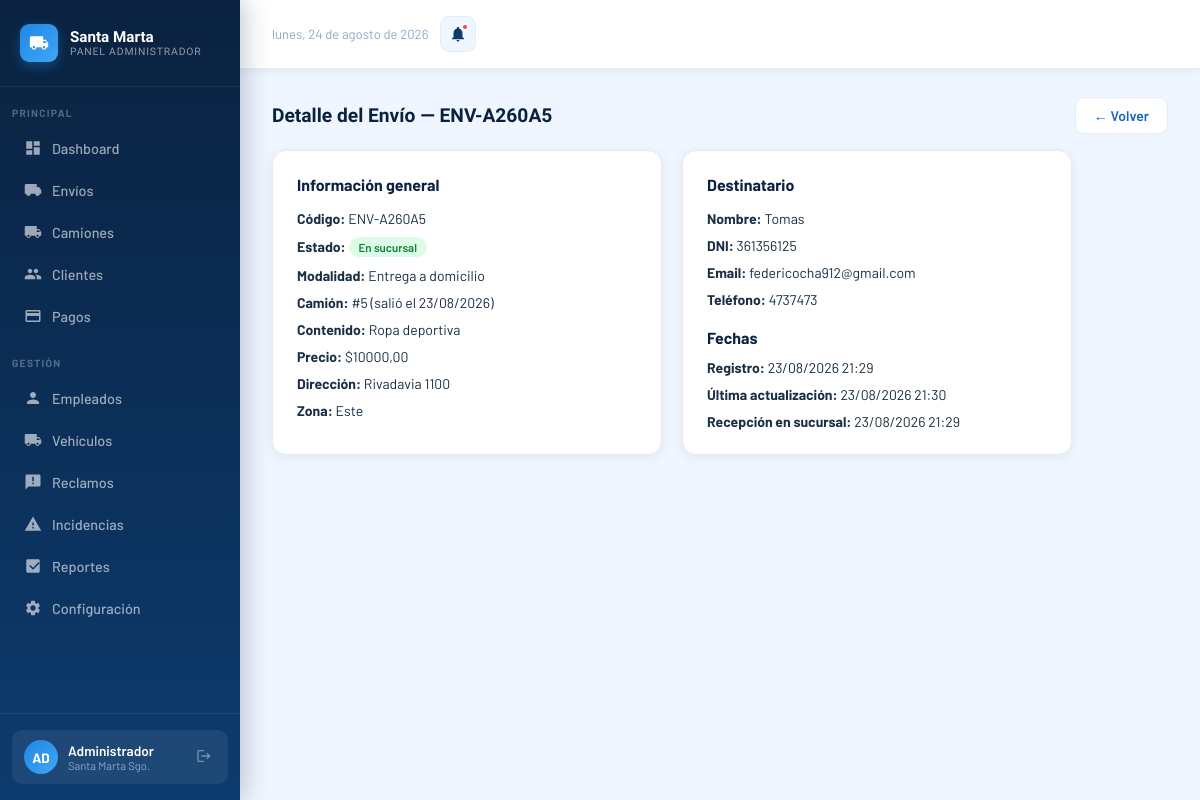
The app's page /administrador/envios/29/ (signed in) with its own data.
### core/models.py (models this page shows, shortened)
class Envio(models.Model):
    ESTADO_CHOICES = [
        ('pendiente', 'Pendiente'),
        ('en_transito', 'En tránsito'),
        ('en_sucursal', 'En sucursal'),
        ('en_reparto', 'En reparto'),
        ('entregado', 'Entregado'),
        ('cancelado', 'Cancelado'),
        ('devuelto', 'Devuelto'),
        ('retenido', 'Retenido'),
        ('extraviado', 'Extraviado'),
    ]
    MODALIDAD_CHOICES = [
        ('domicilio', 'Entrega a domicilio'),
        ('sucursal', 'Retiro en sucursal'),
    ]
    ZONA_CHOICES = [
        ('norte', 'Norte'),
        ('sur', 'Sur'),
        ('este', 'Este'),
        ('oeste', 'Oeste'),
    ]
    codigo = models.CharField(max_length=20, unique=True, editable=False)
    destinatario = models.ForeignKey(Usuario, on_delete=models.PROTECT, related_name='envios')
    despacho = models.ForeignKey(Despacho, on_delete=models.SET_NULL, null=True, blank=True, related_name='envios')
    contenido = models.CharField(max_length=200)
    precio = models.DecimalField(max_digits=10, decimal_places=2)
    estado = models.CharField(max_length=20, choices=ESTADO_CHOICES, default='pendiente')
    modalidad = models.CharField(max_length=20, choices=MODALIDAD_CHOICES)
    direccion_entrega = models.CharField(max_length=200, blank=True)
    zona = models.CharField(max_length=10, choices=ZONA_CHOICES, blank=True)
    fecha_registro = models.DateTimeField(auto_now_add=True)
    fecha_actualizacion = models.DateTimeField(auto_now=True)
    fecha_recepcion = models.DateTimeField(null=True, blank=True)
    fecha_entrega = models.DateTimeField(null=True, blank=True)
    entregado_por = models.ForeignKey(
        Usuario, on_delete=models.SET_NULL, null=True, blank=True, related_name='entregas_realizadas'
    )
    lat = models.FloatField(null=True, blank=True)
    lon = models.FloatField(null=True, blank=True)
    notificado_demora = models.BooleanField(default=False)
    intentos_entrega = models.PositiveSmallIntegerField(default=0)
    ESTADOS_ACTIVOS = ['pendiente', 'en_transito', 'en_sucursal', 'en_reparto']
    UMBRAL_DEMORA_DIAS = 2
    MAX_INTENTOS_ENTREGA = 2
    @property
    def dias_sin_actualizar(self):
        return (timezone.now() - self.fecha_actualizacion).days
    @property
    def esta_demorado(self):
        return self.estado in self.ESTADOS_ACTIVOS and self.dias_sin_actualizar > self.UMBRAL_DEMORA_DIAS

class Despacho(models.Model):
    fecha_salida = models.DateTimeField(auto_now_add=True)
    recepcion_finalizada = models.BooleanField(default=False)
    fecha_recepcion_finalizada = models.DateTimeField(null=True, blank=True)
    @property
    def total_envios(self):
        return self.envios.count()
    @property
    def envios_recibidos(self):
        return self.envios.exclude(estado__in=['pendiente', 'en_transito', 'extraviado']).count()

class Usuario(AbstractUser):
    ROL_CHOICES = [
        ('admin', 'Administrador'),
        ('empleado', 'Empleado'),
        ('cliente', 'Cliente'),
    ]
    rol = models.CharField(max_length=20, choices=ROL_CHOICES)
    dni = models.CharField(max_length=20, unique=True)
    telefono = models.CharField(max_length=20, blank=True)

### administrador/views.py (the view)
# urls.py: path('envios/<int:envio_id>/', views.detalle_envio_view, name='detalle_envio'),
@login_required
def detalle_envio_view(request, envio_id):
    if request.user.rol != 'admin':
        return redirect('inicio')
    try:
        envio = Envio.objects.select_related('destinatario').get(id=envio_id)
    except Envio.DoesNotExist:
        return redirect('admin_dashboard')
    contexto = _contexto_dashboard()
    contexto.update({
        'envio_detalle': envio,
        'envio_pagos': envio.pagos.filter(anulado=False),
        'envio_incidencias': envio.incidencias.all(),
        'mostrar_detalle_envio': True,
    })
    return render(request, 'administrador/dashboard.html', contexto)

### administrador/templates/administrador/dashboard.html (shortened to what this page needs)
{% load l10n %}
<!DOCTYPE html>
<html lang="es">
<head>
</head>
<body>
<aside class="sidebar">
  <div class="sidebar-logo">
    <div class="sidebar-logo-icon">
    </div>
    <div class="sidebar-logo-text">Santa Marta<span>Panel Administrador</span></div>
  </div>
  <div class="sidebar-section">Principal</div>
  <a href="#" class="nav-item active" onclick="showPage('dashboard')">
    <svg viewBox="0 0 24 24" fill="currentColor"><path d="M3 13h8V3H3v10zm0 8h8v-6H3v6zm10 0h8V11h-8v10zm0-18v6h8V3h-8z"/></svg>Dashboard
  </a>
  <a href="#" class="nav-item" onclick="showPage('envios')">
    <svg viewBox="0 0 24 24" fill="currentColor"><path d="M20 8h-3V4H3c-1.1 0-2 .9-2 2v11h2c0 1.66 1.34 3 3 3s3-1.34 3-3h6c0 1.66 1.34 3 3 3s3-1.34 3-3h2v-5l-3-4z"/></svg>Envíos
  </a>
  <a href="#" class="nav-item" onclick="showPage('camiones')">
    Camiones
  </a>
  <a href="#" class="nav-item" onclick="showPage('clientes')">
    Clientes
  </a>
  <a href="#" class="nav-item" onclick="showPage('pagos')">
    <svg viewBox="0 0 24 24" fill="currentColor"><path d="M20 4H4c-1.11 0-2 .89-2 2v12c0 1.11.89 2 2 2h16c1.11 0 2-.89 2-2V6c0-1.11-.89-2-2-2zm0 14H4v-6h16v6zm0-10H4V6h16v2z"/></svg>Pagos
  </a>
  <div class="sidebar-section">Gestión</div>
  <a href="#" class="nav-item" onclick="showPage('empleados')">
    <svg viewBox="0 0 24 24" fill="currentColor"><path d="M12 12c2.21 0 4-1.79 4-4s-1.79-4-4-4-4 1.79-4 4 1.79 4 4 4zm0 2c-2.67 0-8 1.34-8 4v2h16v-2c0-2.66-5.33-4-8-4z"/></svg>Empleados
  </a>
  <a href="#" class="nav-item" onclick="showPage('vehiculos')">
    Vehículos
  </a>
  <a href="#" class="nav-item" onclick="showPage('reclamos')">
    <svg viewBox="0 0 24 24" fill="currentColor"><path d="M20 2H4c-1.1 0-2 .9-2 2v18l4-4h14c1.1 0 2-.9 2-2V4c0-1.1-.9-2-2-2zm-7 9h-2V5h2v6zm0 4h-2v-2h2v2z"/></svg>Reclamos
  </a>
  <a href="#" class="nav-item" onclick="showPage('incidencias')">
    <svg viewBox="0 0 24 24" fill="currentColor"><path d="M1 21h22L12 2 1 21zm12-3h-2v-2h2v2zm0-4h-2v-4h2v4z"/></svg>Incidencias
  </a>
  <a href="#" class="nav-item" onclick="showPage('reportes')">
    <svg viewBox="0 0 24 24" fill="currentColor"><path d="M19 3H5c-1.1 0-2 .9-2 2v14c0 1.1.9 2 2 2h14c1.1 0 2-.9 2-2V5c0-1.1-.9-2-2-2zm-7 14l-5-5 1.41-1.41L12 14.17l7.59-7.59L21 8l-9 9z"/></svg>Reportes
  </a>
  <a href="#" class="nav-item">
    Configuración
  </a>
  <div class="sidebar-footer">
    <div class="user-badge">
      <div class="user-avatar">AD</div>
      <div class="user-info">
        <div class="user-name">Administrador</div>
        <div class="user-role">Santa Marta Sgo.</div>
      </div>
      <form method="POST" action="{% url 'logout' %}">
        <button type="submit" class="logout-btn">
          <svg viewBox="0 0 24 24" fill="currentColor"><path d="M17 7l-1.41 1.41L18.17 11H8v2h10.17l-2.58 2.58L17 17l5-5zM4 5h8V3H4c-1.1 0-2 .9-2 2v14c0 1.1.9 2 2 2h8v-2H4V5z"/></svg>
        </button>
      </form>
    </div>
  </div>
</aside>
<div class="main">
  <div class="topbar">
    <div class="topbar-right">
      <span class="topbar-date" id="topbar-date"></span>
      <div class="notif-btn">
        <svg viewBox="0 0 24 24" fill="currentColor"><path d="M12 22c1.1 0 2-.9 2-2h-4c0 1.1.9 2 2 2zm6-6v-5c0-3.07-1.64-5.64-4.5-6.32V4c0-.83-.67-1.5-1.5-1.5s-1.5.67-1.5 1.5v.68C7.63 5.36 6 7.92 6 11v5l-2 2v1h16v-1l-2-2z"/></svg>
        <div class="notif-dot"></div>
      </div>
    </div>
  </div>
  <div class="content">
    {% if envio_detalle %}
    <div id="page-detalle-envio-{{ envio_detalle.id }}" style="display:none;">
      <div class="section-header">
        <div class="section-title">Detalle del Envío — {{ envio_detalle.codigo }}</div>
        <button class="btn btn-outline" onclick="showPage('envios')">← Volver</button>
      </div>
      <div style="display:grid;grid-template-columns:1fr 1fr;gap:20px;max-width:800px;">
        <div style="background:white;border-radius:14px;padding:24px;box-shadow:0 2px 12px rgba(10,34,64,.07);border:1px solid var(--gray-light);">
          <h3 style="font-size:1rem;font-weight:700;color:var(--blue-dark);margin-bottom:16px;">Información general</h3>
          <div style="display:flex;flex-direction:column;gap:10px;font-size:.875rem;">
            <div><strong>Código:</strong> {{ envio_detalle.codigo }}</div>
            <div><strong>Estado:</strong> <span class="badge
              {% if envio_detalle.estado == 'en_reparto' %}badge-reparto
              {% elif envio_detalle.estado == 'en_sucursal' %}badge-sucursal
              {% elif envio_detalle.estado == 'entregado' %}badge-entregado
              {% elif envio_detalle.estado == 'en_transito' %}badge-transit
              {% else %}badge-pendiente{% endif %}">{{ envio_detalle.get_estado_display }}</span>
            </div>
            <div><strong>Modalidad:</strong> {{ envio_detalle.get_modalidad_display }}</div>
            {% if envio_detalle.despacho %}<div><strong>Camión:</strong> #{{ envio_detalle.despacho.id }} (salió el {{ envio_detalle.despacho.fecha_salida|date:"d/m/Y" }})</div>{% endif %}
            <div><strong>Contenido:</strong> {{ envio_detalle.contenido }}</div>
            <div><strong>Precio:</strong> ${{ envio_detalle.precio }}</div>
            {% if envio_detalle.direccion_entrega %}<div><strong>Dirección:</strong> {{ envio_detalle.direccion_entrega }}</div>{% endif %}
            {% if envio_detalle.zona %}<div><strong>Zona:</strong> {{ envio_detalle.get_zona_display }}</div>{% endif %}
          </div>
        </div>
        <div style="background:white;border-radius:14px;padding:24px;box-shadow:0 2px 12px rgba(10,34,64,.07);border:1px solid var(--gray-light);">
          <h3 style="font-size:1rem;font-weight:700;color:var(--blue-dark);margin-bottom:16px;">Destinatario</h3>
          <div style="display:flex;flex-direction:column;gap:10px;font-size:.875rem;">
            <div><strong>Nombre:</strong> {{ envio_detalle.destinatario.get_full_name|default:envio_detalle.destinatario.username }}</div>
            <div><strong>DNI:</strong> {{ envio_detalle.destinatario.dni }}</div>
            <div><strong>Email:</strong> {{ envio_detalle.destinatario.email|default:"—" }}</div>
            <div><strong>Teléfono:</strong> {{ envio_detalle.destinatario.telefono|default:"—" }}</div>
          </div>
          <h3 style="font-size:1rem;font-weight:700;color:var(--blue-dark);margin:20px 0 12px;">Fechas</h3>
          <div style="display:flex;flex-direction:column;gap:10px;font-size:.875rem;">
            <div><strong>Registro:</strong> {{ envio_detalle.fecha_registro|date:"d/m/Y H:i" }}</div>
            <div><strong>Última actualización:</strong> {{ envio_detalle.fecha_actualizacion|date:"d/m/Y H:i" }}</div>
            {% if envio_detalle.fecha_recepcion %}<div><strong>Recepción en sucursal:</strong> {{ envio_detalle.fecha_recepcion|date:"d/m/Y H:i" }}</div>{% endif %}
          </div>
        </div>
      </div>
    </div>
    {% endif %}
  </div>
</div>
</body>
</html>

### records on screen
Envio: codigo "ENV-A260A5", estado "En sucursal", modalidad "Entrega a domicilio", despacho.id "5", despacho.fecha_salida "23/08/2026", contenido "Ropa deportiva", precio "10000,00", direccion_entrega "Rivadavia 1100", zona "Este", destinatario.get_full_name "Tomas", destinatario.dni "361356125", destinatario.email "federicocha912@gmail.com", destinatario.telefono "4737473", fecha_registro "23/08/2026 21:29", fecha_actualizacion "23/08/2026 21:30", fecha_recepcion "23/08/2026 21:29"
